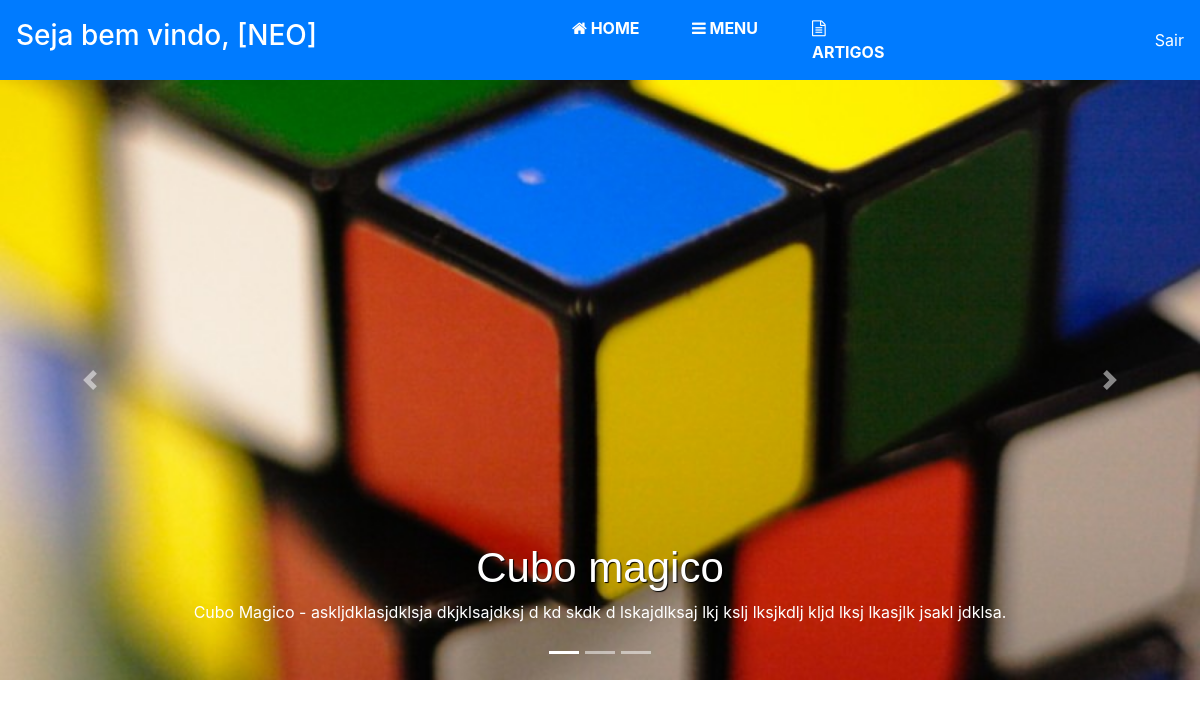
The page /index.php (signed in) on the database its author committed.
### tables this page shows
CREATE TABLE `menu` (
  `id` int(11) NOT NULL,
  `titulo` varchar(50) NOT NULL,
  `url` varchar(100) NOT NULL,
  `status` enum('ativo','inativo') NOT NULL,
  `icon` varchar(20) NOT NULL
);

CREATE TABLE `slides` (
  `id` int(11) NOT NULL,
  `img` varchar(100) NOT NULL,
  `titulo` varchar(100) NOT NULL,
  `descricao` text NOT NULL
);

### pages/home.php (called while the page is built)
<?php
include('slides.php');
?>

### MeuMenu.php (the view, shortened to what this page needs)
<?php
	require("config.php");
	if($_SESSION['user']){
		$user = $_SESSION['user'];
	}else{
		header('location:login.php');
	}
?>
<!DOCTYPE html>
<html lang="pt-br">
<head><title>Dashboard Admin</title>
	<link rel="stylesheet" type="text/css" href="css/font-awesome.min.css">
	<link rel="stylesheet" type="text/css" href="css/style.css">
	<link rel="stylesheet" href="https://stackpath.bootstrapcdn.com/bootstrap/4.1.3/css/bootstrap.min.css">
</head>
<body>
<nav class="navbar navbar-dark bg-primary">
 <h3>Seja bem vindo, [<?php echo strtoupper($user);?>]</h3>
 <nav>
 <ul class="nav">
	<?php
		$sql = "SELECT * FROM menu WHERE status = 'ativo'";
		$query = mysqli_query($conexao, $sql);
		while($menus = mysqli_fetch_assoc($query)){
			echo "<li class='nav-item'>
		             <a class='nav-link' href='index.php?page=".$menus['url']."'><i class='".$menus['icon']."'></i> ".strtoupper($menus['titulo'])."</a>
		  	      </li>";
		}
	?>
</ul>
</nav>
<a style="color: white; float:right" href="?sair">Sair</a>
</nav>

### slides.php (shortened to what this page needs)
<div id="carouselExampleIndicators" class="carousel slide" data-ride="carousel">
  <ol class="carousel-indicators">
    <li data-target="#carouselExampleIndicators" data-slide-to="0" class="active"></li>
    <li data-target="#carouselExampleIndicators" data-slide-to="1"></li>
    <li data-target="#carouselExampleIndicators" data-slide-to="2"></li>
  </ol>
  <div class="carousel-inner">
   	<?php
   		$class = "ativo";
		$sql = "SELECT * FROM slides";
		$query = mysqli_query($conexao, $sql);
		while ($slide = mysqli_fetch_assoc($query)){
			if($class == "ativo"){
			echo '
			    <div class="carousel-item active">
			      <img class="d-block w-100" src="img/'.$slide['img'].'">
			      <div class="carousel-caption d-none d-md-block">
				    <h5 class="titulo">'.$slide['titulo'].'</h5>
				    <p class="conteudo">'.$slide['descricao'].'</p>
			 	  </div>
			    </div>';
			    $class = "inativo";
			}
		}
 ?>
  <a class="carousel-control-prev" href="#carouselExampleIndicators" role="button" data-slide="prev">
    <span class="carousel-control-prev-icon" aria-hidden="true"></span>
  </a>
  <a class="carousel-control-next" href="#carouselExampleIndicators" role="button" data-slide="next">
    <span class="carousel-control-next-icon" aria-hidden="true"></span>
  </a>
</div>

### css/style.css (style rules this page uses)
.nav-link { color:#fff; font-weight: 700 }
nav h3 { color: #fff }
.titulo { font: 42px Arial; text-shadow: 1px 1px 1px #000 }

### MeuMenu.php (style rules this page uses)
.nav-link { width: 120px; color:#fff; font-weight: 700 }
nav h3 { color: #fff }

### rows shown on the page
menu: titulo "HOME"
menu: titulo "MENU"
menu: titulo "ARTIGOS"
slides: img (picture), titulo "Cubo magico", descricao "Cubo Magico - askljdklasjdklsja dkjklsajdksj d kd skdk d lskajdlksaj lkj kslj lksjkdlj kljd lksj lkasjlk jsakl jdklsa."

### other values the page prints
$user "NEO"
